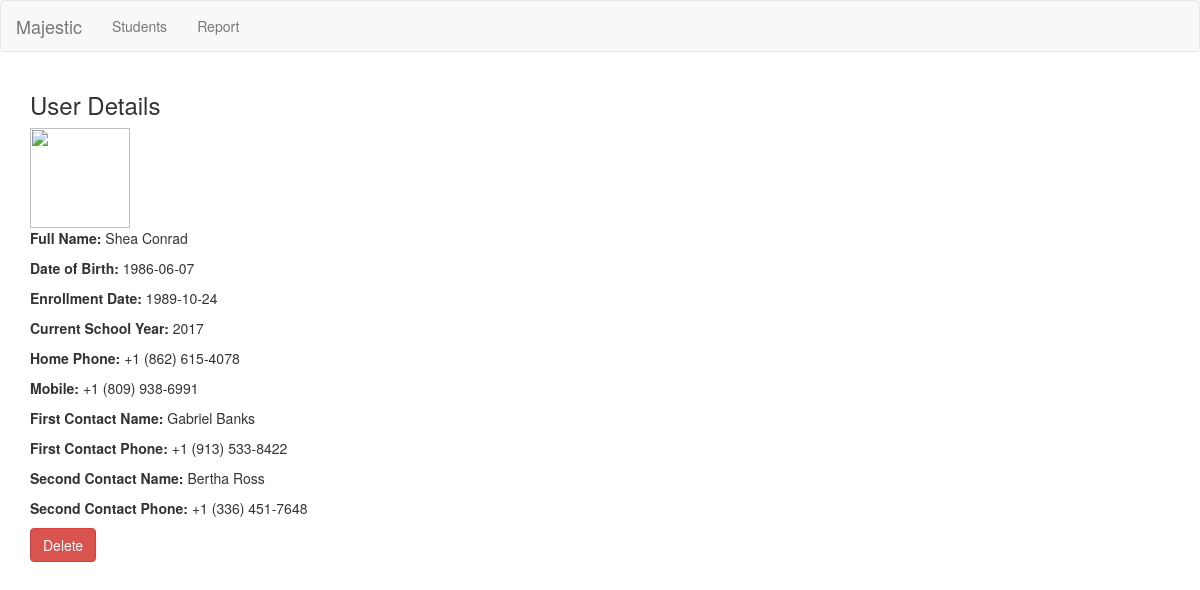
Screenshot of /view.php?id=6 with the database file from the repository.
### tables this page shows
CREATE TABLE `students` (
  `id` int(11) NOT NULL,
  `full_name` varchar(50) NOT NULL,
  `dob` date NOT NULL,
  `enrollment_date` date NOT NULL,
  `current_school_year` int(11) NOT NULL,
  `home_phone` varchar(40) NOT NULL,
  `mobile` varchar(40) NOT NULL,
  `email` varchar(80) NOT NULL,
  `first_contact_name` varchar(50) NOT NULL,
  `first_contact_phone` varchar(40) NOT NULL,
  `second_contact_name` varchar(50) NOT NULL,
  `second_contact_phone` varchar(40) NOT NULL,
  `profile_photo_path` varchar(100) NOT NULL,
  `time_stamp` timestamp NOT NULL DEFAULT CURRENT_TIMESTAMP ON UPDATE CURRENT_TIMESTAMP
);

### classes/Student.php (called while the page is built, shortened)
<?php
class Student
{
    public $conn;
    public function __construct()
    {
        $servername = "localhost";
        $username = "root";
        $password = "";
        $dbname = "majestic";
        $this->conn = mysqli_connect($servername, $username, $password, $dbname);
    }
    public function fetch_user_details($id)
    {
        $sql = "SELECT * FROM students WHERE id = $id";
        $result = mysqli_query($this->conn, $sql);
        return $result;
    }
}

### view.php (the view)
<?php
include('./classes/Student.php');
$id = $_GET['id'];
$student = new Student();
$student_details = mysqli_fetch_assoc($student->fetch_user_details($id));
?>
<?php include_once('./header.php') ?>
<div class="container">
    <?php if ($student_details != NULL) : ?>
        <h3> User Details</h3>
        <img height="100" width="100" src="<?php echo $student_details['profile_photo_path']?>">
        <p><b>Full Name: </b><?php echo $student_details['full_name'] ?></p>
        <p><b>Date of Birth: </b><?php echo $student_details['dob'] ?></p>
        <p><b>Enrollment Date: </b><?php echo $student_details['enrollment_date'] ?></p>
        <p><b>Current School Year: </b><?php echo $student_details['current_school_year'] ?></p>
        <p><b>Home Phone: </b><?php echo $student_details['home_phone'] ?></p>
        <p><b>Mobile: </b><?php echo $student_details['mobile'] ?></p>
        <p><b>First Contact Name: </b><?php echo $student_details['first_contact_name'] ?></p>
        <p><b>First Contact Phone: </b><?php echo $student_details['first_contact_phone'] ?></p>
        <p><b>Second Contact Name: </b><?php echo $student_details['second_contact_name'] ?></p>
        <p><b>Second Contact Phone: </b><?php echo $student_details['second_contact_phone'] ?></p>
        <a class="btn btn-danger" href="delete.php?id=<?php echo $id; ?>">Delete</a>
    <?php else : ?>
        <div class="alert alert-danger" role="alert">
            No Record found for the given id: <?php echo $id ?>
        </div>
    <?php endif; ?>
</div>
</body>
</html>

### rows the page displays
students: full_name "Shea Conrad", dob "1986-06-07", enrollment_date "1989-10-24", current_school_year "2017", home_phone "+1 (862) 615-4078", mobile "+1 (809) 938-6991", first_contact_name "Gabriel Banks", first_contact_phone "+1 (913) 533-8422", second_contact_name "Bertha Ross", second_contact_phone "+1 (336) 451-7648"
